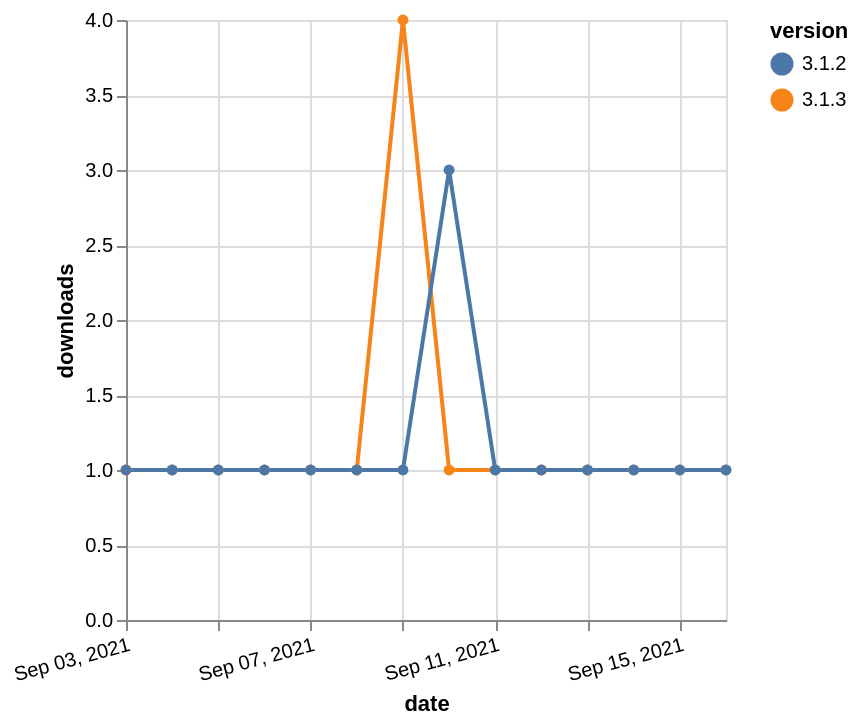

Write a Vega-Lite specification for this figure.
### Vega-Lite specification from a JSON file in a GitHub repository (floating-point values rounded to 4 significant figures)
{"$schema": "https://vega.github.io/schema/vega-lite/v5.json", "description": "A simple bar chart with embedded data.", "data": {"values": [{"date": "2021-09-03", "total": 211, "delta": 1, "version": "3.1.3"}, {"date": "2021-09-04", "total": 212, "delta": 1, "version": "3.1.3"}, {"date": "2021-09-05", "total": 213, "delta": 1, "version": "3.1.3"}, {"date": "2021-09-06", "total": 214, "delta": 1, "version": "3.1.3"}, {"date": "2021-09-07", "total": 215, "delta": 1, "version": "3.1.3"}, {"date": "2021-09-08", "total": 216, "delta": 1, "version": "3.1.3"}, {"date": "2021-09-09", "total": 220, "delta": 4, "version": "3.1.3"}, {"date": "2021-09-10", "total": 221, "delta": 1, "version": "3.1.3"}, {"date": "2021-09-11", "total": 222, "delta": 1, "version": "3.1.3"}, {"date": "2021-09-12", "total": 223, "delta": 1, "version": "3.1.3"}, {"date": "2021-09-13", "total": 224, "delta": 1, "version": "3.1.3"}, {"date": "2021-09-14", "total": 225, "delta": 1, "version": "3.1.3"}, {"date": "2021-09-15", "total": 226, "delta": 1, "version": "3.1.3"}, {"date": "2021-09-16", "total": 227, "delta": 1, "version": "3.1.3"}, {"date": "2021-09-03", "total": 376, "delta": 1, "version": "3.1.2"}, {"date": "2021-09-04", "total": 377, "delta": 1, "version": "3.1.2"}, {"date": "2021-09-05", "total": 378, "delta": 1, "version": "3.1.2"}, {"date": "2021-09-06", "total": 379, "delta": 1, "version": "3.1.2"}, {"date": "2021-09-07", "total": 380, "delta": 1, "version": "3.1.2"}, {"date": "2021-09-08", "total": 381, "delta": 1, "version": "3.1.2"}, {"date": "2021-09-09", "total": 382, "delta": 1, "version": "3.1.2"}, {"date": "2021-09-10", "total": 385, "delta": 3, "version": "3.1.2"}, {"date": "2021-09-11", "total": 386, "delta": 1, "version": "3.1.2"}, {"date": "2021-09-12", "total": 387, "delta": 1, "version": "3.1.2"}, {"date": "2021-09-13", "total": 388, "delta": 1, "version": "3.1.2"}, {"date": "2021-09-14", "total": 389, "delta": 1, "version": "3.1.2"}, {"date": "2021-09-15", "total": 390, "delta": 1, "version": "3.1.2"}, {"date": "2021-09-16", "total": 391, "delta": 1, "version": "3.1.2"}]}, "width": "container", "mark": {"type": "line", "point": {"filled": true}}, "encoding": {"x": {"field": "date", "type": "temporal", "timeUnit": "yearmonthdate", "title": "date", "axis": {"labelAngle": -15}}, "y": {"field": "delta", "type": "quantitative", "title": "downloads"}, "color": {"field": "version", "type": "nominal"}, "tooltip": {"field": "delta"}}}
